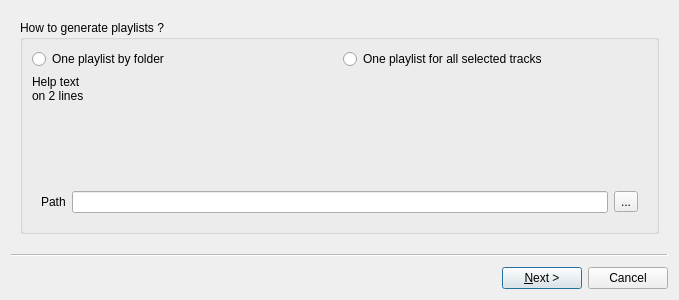
<?xml version="1.0" encoding="UTF-8"?>
<ui version="4.0">
 <class>ExportPlaylistWizard</class>
 <widget class="QWizard" name="ExportPlaylistWizard">
  <property name="geometry">
   <rect>
    <x>0</x>
    <y>0</y>
    <width>679</width>
    <height>300</height>
   </rect>
  </property>
  <property name="options">
   <set>QWizard::HelpButtonOnRight|QWizard::NoBackButtonOnLastPage|QWizard::NoBackButtonOnStartPage</set>
  </property>
  <widget class="QWizardPage" name="optionPage">
   <layout class="QGridLayout" name="gridLayout">
    <item row="0" column="0">
     <widget class="QGroupBox" name="mainOption">
      <property name="title">
       <string>How to generate playlists ?</string>
      </property>
      <layout class="QGridLayout" name="gridLayout_2">
       <item row="0" column="0">
        <widget class="QRadioButton" name="multiPlaylist">
         <property name="text">
          <string>One playlist by folder</string>
         </property>
        </widget>
       </item>
       <item row="0" column="1">
        <widget class="QRadioButton" name="uniquePlaylist">
         <property name="text">
          <string>One playlist for all selected tracks</string>
         </property>
        </widget>
       </item>
       <item row="2" column="0" colspan="2">
        <widget class="QWidget" name="outputPathSelection" native="true">
         <layout class="QHBoxLayout" name="horizontalLayout">
          <item>
           <widget class="QLabel" name="label">
            <property name="text">
             <string>Path</string>
            </property>
           </widget>
          </item>
          <item>
           <widget class="QLineEdit" name="outputPath"/>
          </item>
          <item>
           <widget class="QToolButton" name="selectPathButton">
            <property name="text">
             <string>...</string>
            </property>
           </widget>
          </item>
         </layout>
        </widget>
       </item>
       <item row="1" column="0" colspan="2">
        <widget class="QLabel" name="mainOptionHelp">
         <property name="sizePolicy">
          <sizepolicy hsizetype="Preferred" vsizetype="MinimumExpanding">
           <horstretch>0</horstretch>
           <verstretch>0</verstretch>
          </sizepolicy>
         </property>
         <property name="text">
          <string notr="true">Help text&lt;br/&gt;on 2 lines</string>
         </property>
         <property name="alignment">
          <set>Qt::AlignLeading|Qt::AlignLeft|Qt::AlignTop</set>
         </property>
         <property name="wordWrap">
          <bool>true</bool>
         </property>
        </widget>
       </item>
      </layout>
     </widget>
    </item>
   </layout>
  </widget>
  <widget class="QWizardPage" name="wizardPage2">
   <layout class="QGridLayout" name="gridLayout_4">
    <item row="0" column="0">
     <widget class="ConsoleWidget" name="outputConsole"/>
    </item>
   </layout>
  </widget>
  <action name="actionSelect_playlist_name">
   <property name="icon">
    <iconset>
     <normaloff>:/img/actions/playlist</normaloff>:/img/actions/playlist</iconset>
   </property>
   <property name="text">
    <string>Select playlist name</string>
   </property>
   <property name="toolTip">
    <string>Select playlist name</string>
   </property>
  </action>
 </widget>
 <customwidgets>
  <customwidget>
   <class>ConsoleWidget</class>
   <extends>QPlainTextEdit</extends>
   <header>gui/consolewidget.h</header>
  </customwidget>
 </customwidgets>
 <resources/>
 <connections/>
</ui>
